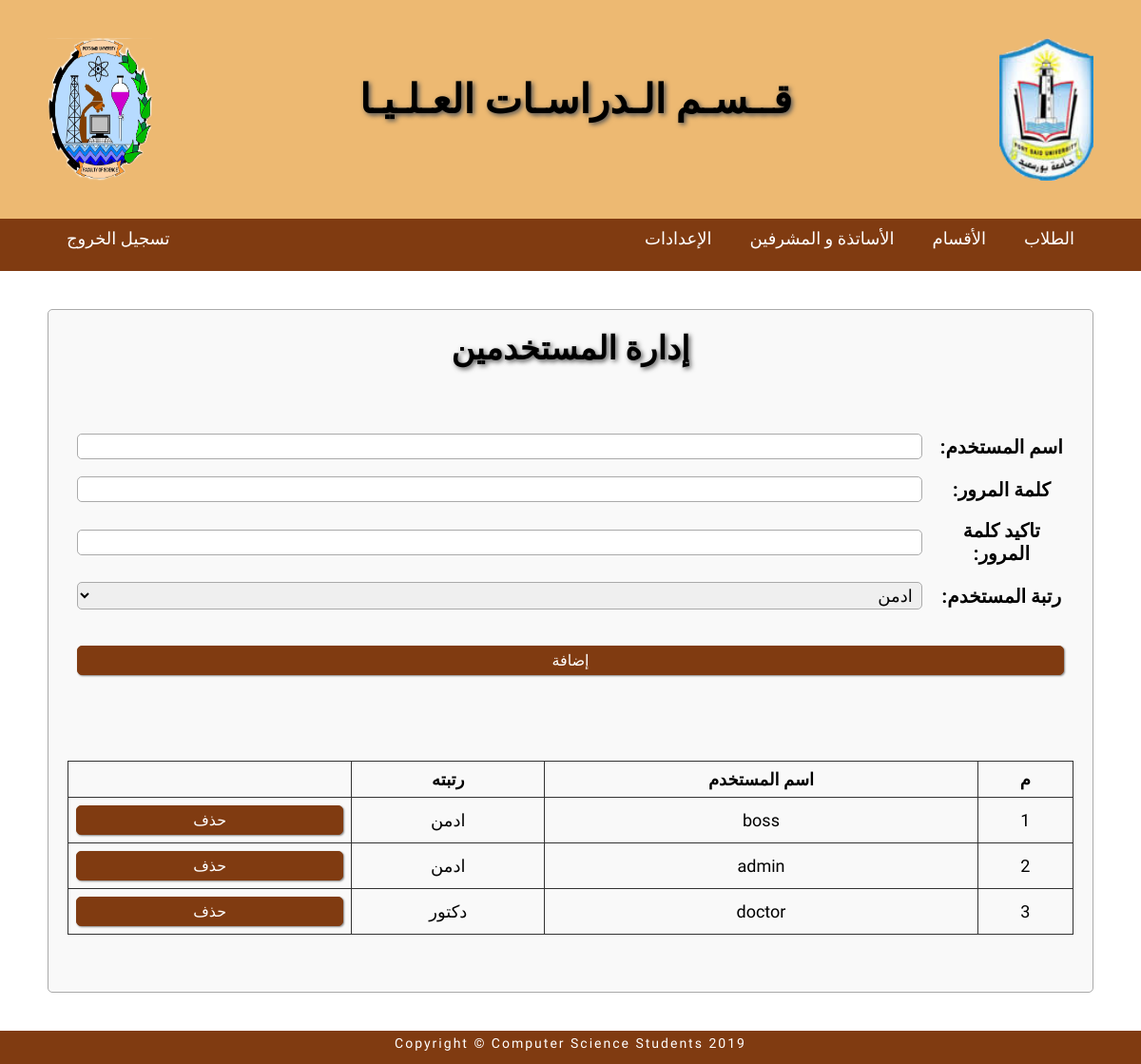
/home.php?users (signed in), run on the app's committed database.
### tables this page shows
CREATE TABLE `user_admin` (
  `user_id` int(5) NOT NULL,
  `isadmin` char(1) NOT NULL
);

CREATE TABLE `users` (
  `user_id` int(5) NOT NULL,
  `username` varchar(200) NOT NULL,
  `password` varchar(50) NOT NULL
);

### templates/back/setting/users.php (the view, shortened to what this page needs)
<div class="container horz-Container empty-container full-width full-height out-hidden">
    <div class="dataContainer full-width full-height out-hidden">
        <h2>إدارة المستخدمين</h2>
        <form name="users_form" action="" method="post" class="full-width full-height out-hidden horz-Container">
            <table class="tableData full-width out-hidden" dir="rtl">
               <tr>
                   <td class="label">
                        اسم المستخدم:
                   </td>
                   <td>
                        <input type="text" name="_username" class="txtBox full-width" />
                   </td>
               </tr>
               <tr>
                   <td class="label">
                        كلمة المرور:
                   </td>
                   <td>
                        <input type="password" name="_userpass" class="txtBox full-width" />
                   </td>
               </tr>
               <tr>
                   <td class="label">
                        تاكيد كلمة المرور:
                   </td>
                   <td>
                        <input type="password" name="_userpassc" class="txtBox full-width" />
                   </td>
               </tr>
               <tr>
                   <td class="label">
                        رتبة المستخدم:
                   </td>
                   <td>
                        <select name="_userRank" class="txtBox full-width">
                            <option value="t">ادمن</option>
                        </select>
                   </td>
               </tr>
               <tr>
                   <td colspan="2">
                        <input type="submit" name="_userAdd" value="إضافة" class="addBtn btn full-width" />
                   </td>
               </tr>
            </table>
        </form>
       <form name="showUsers_form" action="" method="post" class="full-width full-height out-hidden horz-Container">
            <table class="tableShowData full-width out-hidden" dir="rtl">
                <tr>
                    <th>م</th>
                    <th>اسم المستخدم</th>
                    <th>رتبته</th>
                    <th></th>
                </tr>
                <?php
                    $sql = "SELECT u.user_id,username,isadmin
                               FROM users u LEFT JOIN user_admin a
                               ON (u.user_id = a.user_id) ORDER BY user_id";
                    $result = $db->query($sql);
                    while($row = $result->fetch()) {
                        echo "<tr>
                                <td>{$row['user_id']}</td>
                                <td>{$row['username']}</td>
                                <td>";
                                    if(is_null($row['isadmin'])) {
                                        echo "دكتور";
                                    }
                                    else {
                                        echo "ادمن";
                                    }
                        echo "  </td>
                                <td>
                                    <input type='submit' name='_deleteuser{$row['username']}' value='حذف' class='deleteBtn btn full-width' />
                                </td>
                            </tr>";
                    }
                ?>
            </table>
       </form>
    </div>
</div>

### css/main.css (style rules this page uses)
* { box-sizing: border-box; font-size: 18px; font-family: 'Changa', sans-serif; margin: 0; padding: 0; }
.container { padding-right: 50px; padding-left: 50px; }
.horz-Container { padding-top: 40px; padding-bottom: 40px; }
.out-hidden { overflow: hidden; }
.full-height { height: 100%; }
.btn { border: 1px solid; border-radius: 5px ; outline: none; color: #fff; cursor: pointer; padding: 5px 15px; box-shadow: 1px 1px 2px #888; }

### css/style.css (style rules this page uses)
.empty-container { min-height: 355px }

### css/tables.css (style rules this page uses)
.tableData .label { width: 14%; font-size: 20px; font-weight: bold; text-align: center; }
.tableData th, .tableData td { padding: 8px; text-align: center; }
.tableData .addBtn { margin-top: 20px }
.tableShowData { border-collapse: collapse; }
.tableShowData th, .tableShowData td { border: 1px solid #333; padding: 8px; text-align: center; }

### css/grouping.css (style rules this page uses)
.navbar, .footer, .navbar .navitems .subList, .navbar .navitems .subList2, .showBtn, .updateBtn, .addBtn, .deleteBtn, .loginBtn { background-color: #803b11; }
.login, .dataContainer { background-color: #f9f9f9; border: 1px solid #aaa; border-radius: 5px; padding: 20px; }
.login h2, .head h1, .dataContainer h2 { text-align: center; text-shadow: 2px 2px 5px #555; }
.login h2, .dataContainer h2 { font-size: 34px; margin-bottom: 20px; }
.login .txtBox, .dataContainer .txtBox { border: 1px solid #aaa; border-radius: 5px; outline: none; padding: 2px 5px; }
.showBtn, .updateBtn, .addBtn, .deleteBtn, .loginBtn { border-color: #803b11; text-decoration: none; font-size: 16px; }

### data on the page
user_admin: user_id.user_id "1", user_id.username "boss", isadmin "ادمن"
user_admin: user_id.user_id "2", user_id.username "admin", isadmin "ادمن"
users: user_id "3", username "doctor", shows "دكتور"
